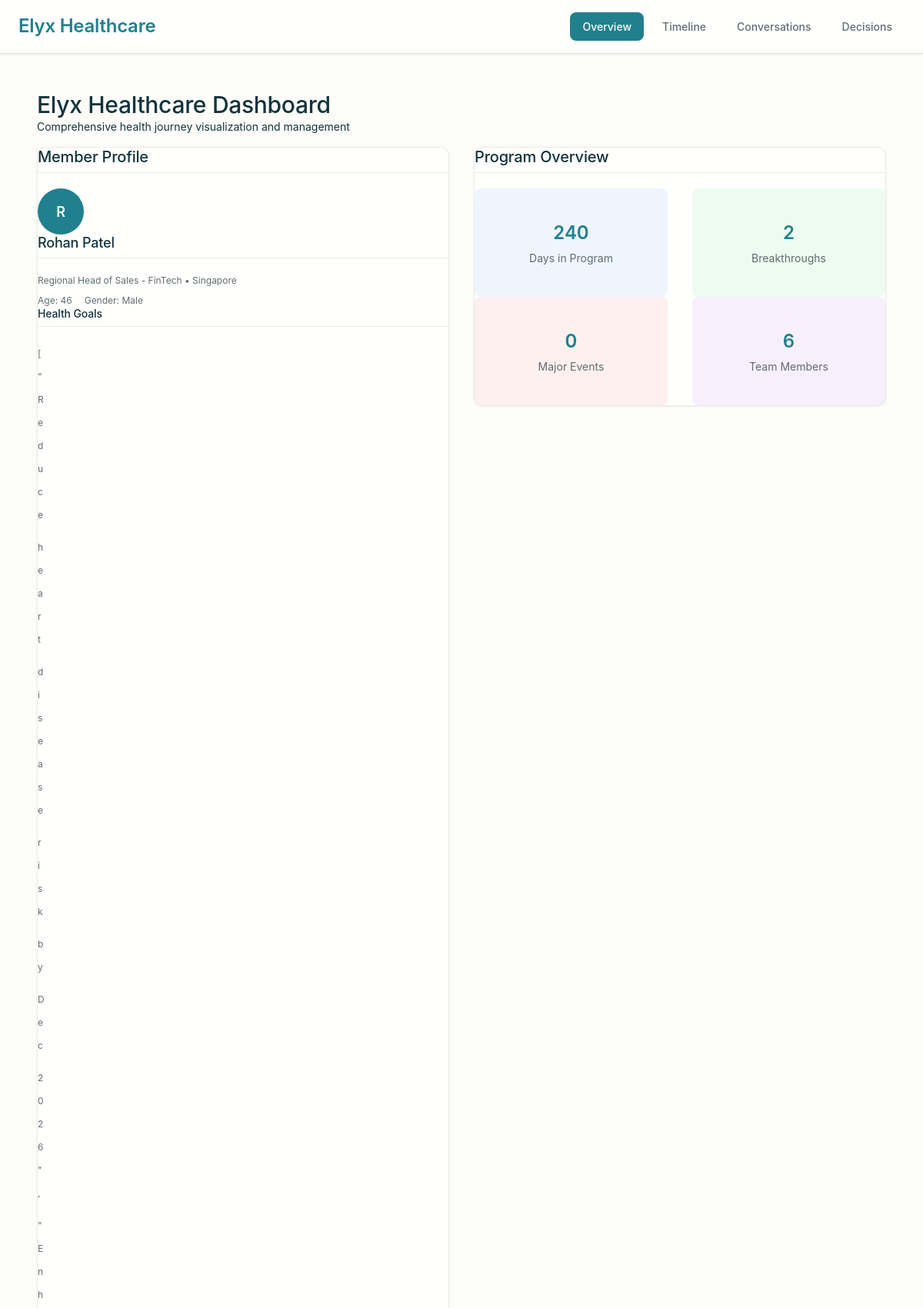
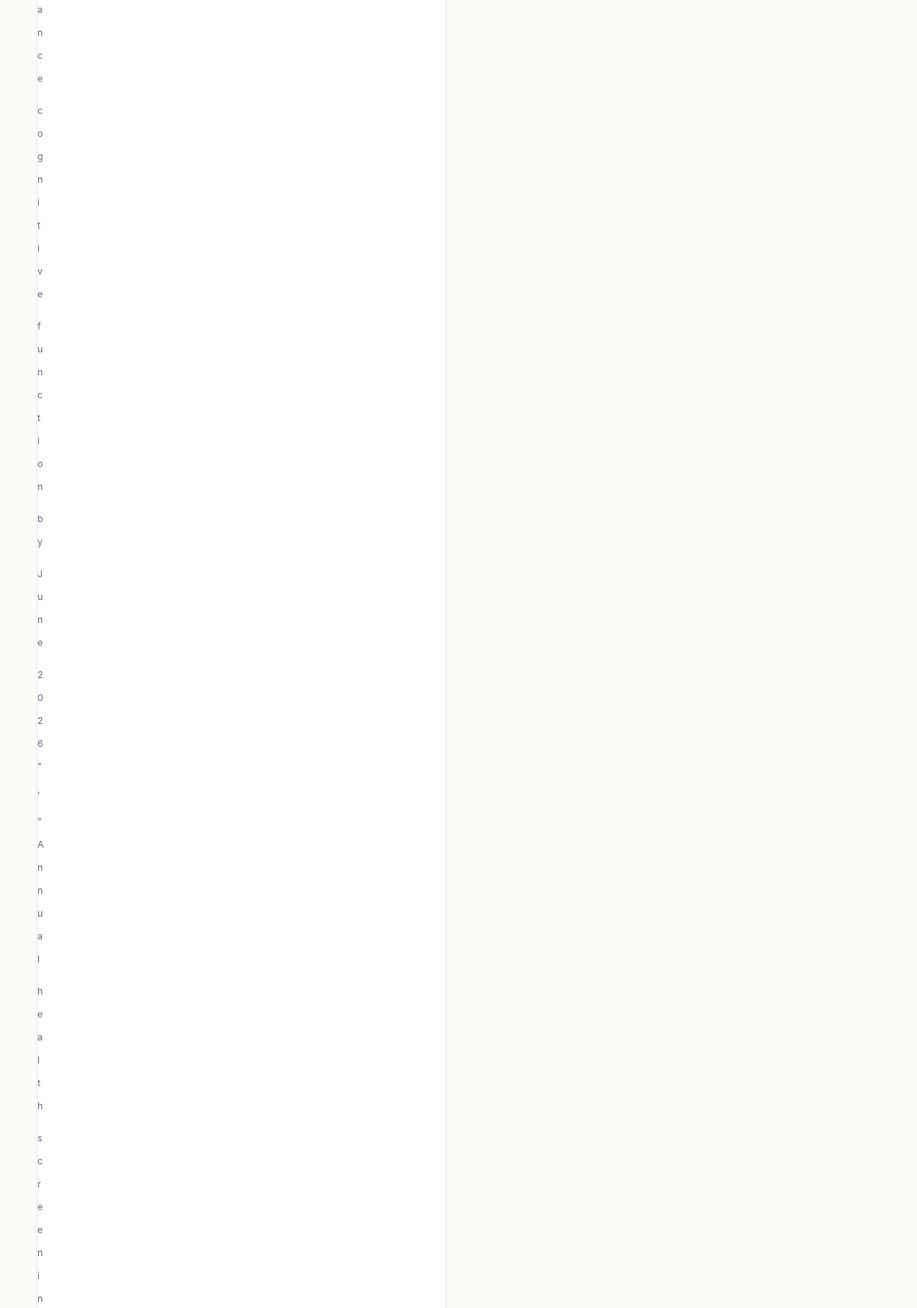
The page / (upper part) on the database its author committed (2 pictures, top to bottom).
### models.py (models this page shows, shortened)
class Member(db.Model):
    __tablename__ = 'members'
    id = db.Column(db.Integer, primary_key=True)
    name = db.Column(db.String(100), nullable=False)
    preferred_name = db.Column(db.String(100), nullable=False)
    age = db.Column(db.Integer, nullable=False)
    gender = db.Column(db.String(20), nullable=False)
    location = db.Column(db.String(100), nullable=False)
    occupation = db.Column(db.String(200), nullable=False)
    health_goals = db.Column(db.Text)  # JSON string
    chronic_conditions = db.Column(db.Text)  # JSON string
    wearables = db.Column(db.Text)  # JSON string
    created_at = db.Column(db.DateTime, default=datetime.utcnow)
    conversations = db.relationship('Conversation', backref='member', lazy=True)
    timeline_events = db.relationship('TimelineEvent', backref='member', lazy=True)
    health_metrics = db.relationship('HealthMetric', backref='member', lazy=True)
    decisions = db.relationship('Decision', backref='member', lazy=True)

### routes.py (the view)
@main.route('/')
def dashboard():
    member = Member.query.first()
    if not member:
        return "No member data found. Please run database initialization.", 404
    return render_template('dashboard.html', member=member)

### templates/dashboard.html (shortened to what this page needs)
{% extends "base.html" %}
{% block content %}
<div class="dashboard-container">
    <div class="dashboard-header">
        <h1>Elyx Healthcare Dashboard</h1>
        <p class="dashboard-subtitle">Comprehensive health journey visualization and management</p>
    </div>
    <div class="analytics-grid">
        <div class="card">
            <div class="card-header">
                <h3>Member Profile</h3>
            </div>
            <div class="member-profile">
                <div class="profile-header">
                    <div class="avatar-circle">
                        {{ member.preferred_name[0] if member.preferred_name else 'R' }}
                    </div>
                    <div class="profile-details">
                        <h4>{{ member.preferred_name or member.name or 'Rohan Patel' }}</h4>
                        <div class="member-subtitle">{{ member.occupation }} • {{ member.location }}</div>
                        <div class="member-stats">
                            <span>Age: {{ member.age }}</span>
                            <span>Gender: {{ member.gender }}</span>
                        </div>
                    </div>
                </div>
                <div class="health-goals">
                    <h5>Health Goals</h5>
                    <ul>
                        {% if member.health_goals %}
                            {% for goal in member.health_goals %}
                                <li>{{ goal }}</li>
                            {% endfor %}
                        {% else %}
                            <li>🫀 Reduce heart disease risk by Dec 2026</li>
                            <li>🧠 Enhance cognitive function by Jun 2026</li>
                            <li>🔬 Annual health screenings starting Nov 2025</li>
                        {% endif %}
                    </ul>
                </div>
            </div>
        </div>
        <div class="card">
            <div class="card-header">
                <h3>Program Overview</h3>
            </div>
            <div class="stats-grid">
                <div class="stat-item">
                    <div class="stat-value" id="totalDays">240</div>
                    <div class="stat-label">Days in Program</div>
                </div>
                <div class="stat-item" style="background-color: var(--color-bg-3);">
                    <div class="stat-value" id="breakthroughs">2</div>
                    <div class="stat-label">Breakthroughs</div>
                </div>
            </div>
            <div class="stats-grid">
                <div class="stat-item" style="background-color: var(--color-bg-4);">
                    <div class="stat-value" id="totalEvents">8</div>
                    <div class="stat-label">Major Events</div>
                </div>
                <div class="stat-item" style="background-color: var(--color-bg-5);">
                    <div class="stat-value" id="teamMembers">6</div>
                    <div class="stat-label">Team Members</div>
                </div>
            </div>
        </div>
    </div>
</div>
{% endblock %}

### templates/base.html (shortened to what this page needs)
<!DOCTYPE html>
<html lang="en">
<head>
    <link rel="stylesheet" href="{{ url_for('static', filename='css/style.css') }}">
</head>
<body>
    <div class="dashboard-container">
        <nav class="top-nav">
            <div class="nav-brand">
                <h2>Elyx Healthcare</h2>
            </div>
            <div class="nav-tabs">
                <a href="/" class="nav-tab {% if request.endpoint == 'main.dashboard' %}active{% endif %}">Overview</a>
                <a href="/timeline" class="nav-tab {% if request.endpoint == 'main.timeline_page' %}active{% endif %}">Timeline</a>
                <a href="/conversations" class="nav-tab {% if request.endpoint == 'main.conversations_page' %}active{% endif %}">Conversations</a>
                <a href="/decisions" class="nav-tab {% if request.endpoint == 'main.decisions_page' %}active{% endif %}">Decisions</a>
            </div>
        </nav>
        <main class="main-content">
            {% block content %}{% endblock %}
        </main>
    </div>
</body>
</html>

### rows shown on the page
Member: preferred_name "R", preferred_name "Rohan Patel", occupation "Regional Head of Sales - FinTech", location "Singapore", age "46", gender "Male"

### other values the page prints
{{ goal }} "[" "\"" "R" "e" "d" "u" "c" "e" "h" "e" "a" "r" "t" "d" "i" "s" "e" "a" "s" "e" "r" "i" "s" "k" "b" "y" "D" "e" "c" "2" "0" "2" "6" "\"" "," "\"" "E" "n" "h" "a" "n" "c" "e" "c" "o" "g" "n" "i" "t" "i" "v" "e" "f" "u" "n" "c" "t" "i" "o" "n" "b" "y" "J" "u" "n" "e" "2" "0" "2" "6" "\"" "," "\"" "A" "n" "n" "u" "a" "l" "h" "e" "a" "l" "t" "h" "s" "c" "r" "e" "e" "n" "i" "n"
